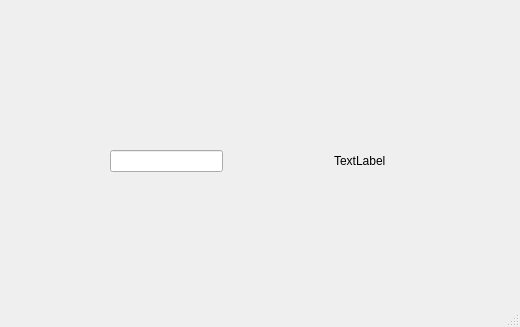
<?xml version="1.0" encoding="UTF-8"?>
<ui version="4.0">
 <class>MainWindow</class>
 <widget class="QMainWindow" name="MainWindow">
  <property name="geometry">
   <rect>
    <x>0</x>
    <y>0</y>
    <width>520</width>
    <height>327</height>
   </rect>
  </property>
  <property name="windowTitle">
   <string>MainWindow</string>
  </property>
  <widget class="QWidget" name="centralwidget">
   <widget class="QLineEdit" name="lineEdit">
    <property name="geometry">
     <rect>
      <x>110</x>
      <y>150</y>
      <width>113</width>
      <height>22</height>
     </rect>
    </property>
   </widget>
   <widget class="QLabel" name="label">
    <property name="geometry">
     <rect>
      <x>334</x>
      <y>150</y>
      <width>101</width>
      <height>21</height>
     </rect>
    </property>
    <property name="text">
     <string>TextLabel</string>
    </property>
   </widget>
  </widget>
  <widget class="QMenuBar" name="menubar">
   <property name="geometry">
    <rect>
     <x>0</x>
     <y>0</y>
     <width>520</width>
     <height>26</height>
    </rect>
   </property>
  </widget>
  <widget class="QStatusBar" name="statusbar"/>
 </widget>
 <resources/>
 <connections>
  <connection>
   <sender>lineEdit</sender>
   <signal>textChanged(QString)</signal>
   <receiver>label</receiver>
   <slot>setText(QString)</slot>
   <hints>
    <hint type="sourcelabel">
     <x>205</x>
     <y>185</y>
    </hint>
    <hint type="destinationlabel">
     <x>353</x>
     <y>188</y>
    </hint>
   </hints>
  </connection>
 </connections>
</ui>
